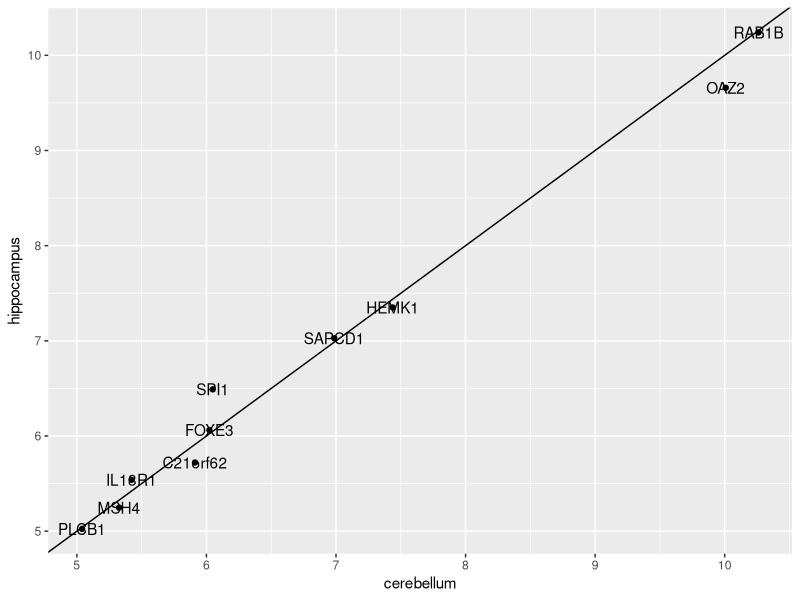
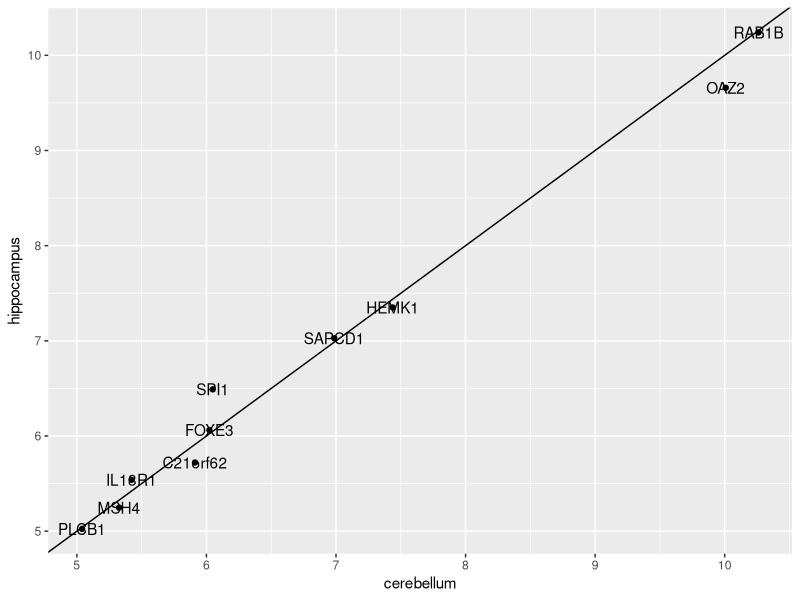
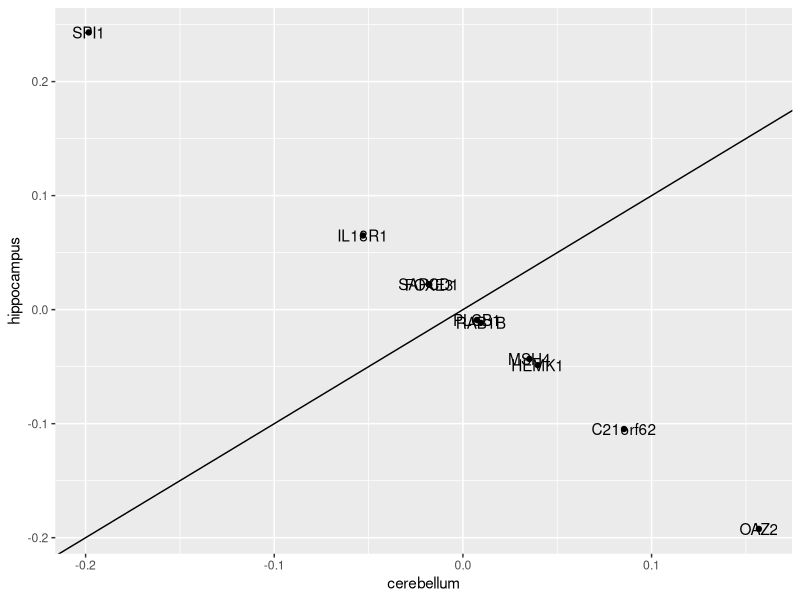
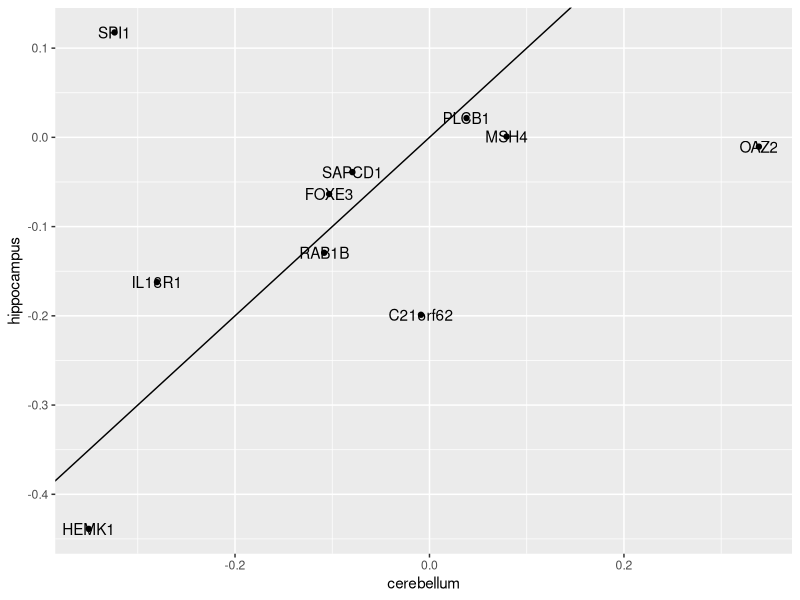

Write the R code that produced these figures, in order.
# Q1
library(dslabs)
library(caret)
library(tidyverse)
data("tissue_gene_expression")

# set.seed(1993) # if using R 3.5 or earlier 
set.seed(1993, sample.kind="Rounding") # if using R 3.6 or later 
ind <- which(tissue_gene_expression$y %in% c("cerebellum", "hippocampus"))
y <- droplevels(tissue_gene_expression$y[ind])
x <- tissue_gene_expression$x[ind, ]
x <- x[, sample(ncol(x), 10)]

fit_lda <- train(x, y, method="lda")
fit_lda$results["Accuracy"]

# Q2
t(fit_lda$finalModel$means) %>% data.frame() %>% 
  mutate(predictor_name=rownames(.)) %>%
  ggplot(aes(cerebellum, hippocampus, label=predictor_name)) + 
  geom_point() + 
  geom_text() +
  geom_abline()

# Q3
library(dslabs)
library(caret)
library(tidyverse)
data("tissue_gene_expression")

# set.seed(1993) # if using R 3.5 or earlier 
set.seed(1993, sample.kind="Rounding") # if using R 3.6 or later 
ind <- which(tissue_gene_expression$y %in% c("cerebellum", "hippocampus"))
y <- droplevels(tissue_gene_expression$y[ind])
x <- tissue_gene_expression$x[ind, ]
x <- x[, sample(ncol(x), 10)]

fit_qda <- train(x, y, method="qda")
fit_qda$results["Accuracy"]

# Q4

t(fit_qda$finalModel$means) %>% data.frame() %>% 
  mutate(predictor_name=rownames(.)) %>%
  ggplot(aes(cerebellum, hippocampus, label=predictor_name)) + 
  geom_point() + 
  geom_text() +
  geom_abline()

# Q5

library(dslabs)
library(caret)
data("tissue_gene_expression")

# set.seed(1993) # if using R 3.5 or earlier 
set.seed(1993, sample.kind="Rounding") # if using R 3.6 or later 
ind <- which(tissue_gene_expression$y %in% c("cerebellum", "hippocampus"))
y <- droplevels(tissue_gene_expression$y[ind])
x <- tissue_gene_expression$x[ind, ]
x <- x[, sample(ncol(x), 10)]

fit_lda <- train(x, y, method = "lda", preProcess = "center")
fit_lda$results["Accuracy"]

t(fit_lda$finalModel$means) %>% data.frame() %>% 
  mutate(predictor_name=rownames(.)) %>%
  ggplot(aes(cerebellum, hippocampus, label=predictor_name)) + 
  geom_point() + 
  geom_text() +
  geom_abline()

# Q6 
library(dslabs)
library(caret)
data("tissue_gene_expression")

# set.seed(1993) # if using R 3.5 or earlier 
set.seed(1993, sample.kind="Rounding")
y <- tissue_gene_expression$y 
x <- tissue_gene_expression$x
x <- x[, sample(ncol(x), 10)]

fit_lda <- train(x, y, method="lda", preProcess="center")
fit_lda$results$Accuracy

t(fit_lda$finalModel$means) %>% data.frame() %>% 
  mutate(predictor_name=rownames(.)) %>%
  ggplot(aes(cerebellum, hippocampus, label=predictor_name)) + 
  geom_point() +
  geom_text() +
  geom_abline()
